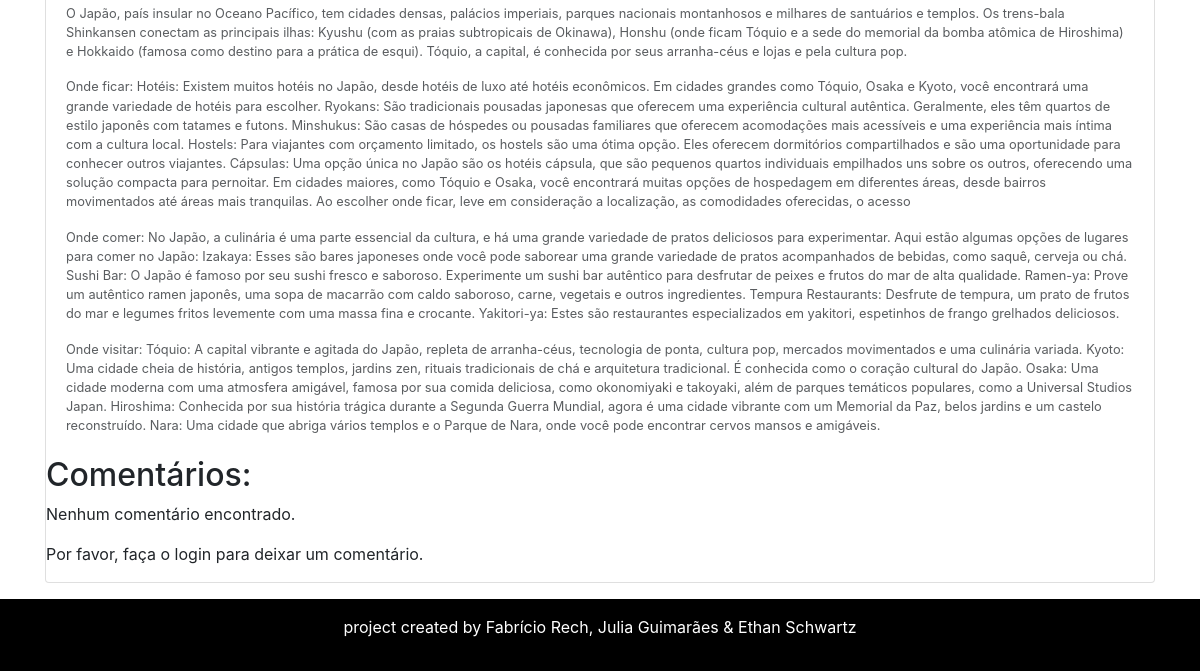
Page /asia/Continente/detalhe/japao/ (lower part) on the earlier database version.
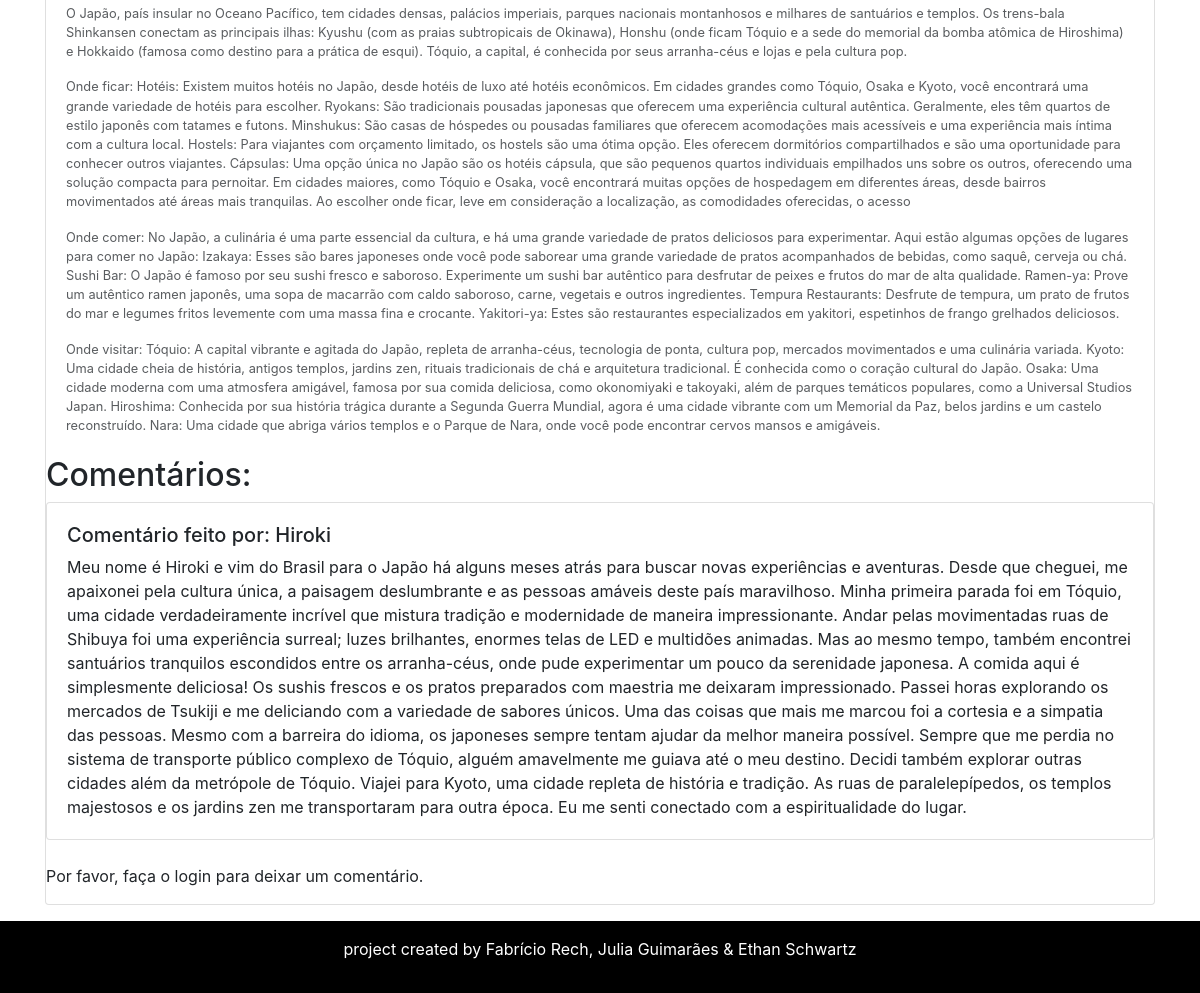
Same page on the later database version.
### asia/models.py (models this page shows, shortened)
class Comentario(models.Model):
    coment = models.CharField(max_length=100, null=False, blank=False)
    eh_publicada = models.BooleanField(default=True)
    link_url = models.CharField(max_length=100, null=False, blank=False)
    usuario = models.ForeignKey(
        to=User,
        on_delete=models.SET_NULL,
        null=True, blank=False,
        related_name='asia'
    )

### asia/views.py (the view, shortened to what this page needs)
# urls.py: path('Continente/detalhe/<str:link_url>/',views.v_detalhe, name='detalhe'),
def v_detalhe(request, link_url):
    detalhe = get_object_or_404(model_asia, link=link_url)
    comentarios = Comentario.objects.filter(eh_publicada=True, link_url=link_url)
    formulario = ComentarioForms(initial={'link_url': link_url})
    return render(request, 'Asia/paginas/detalhe.html', context={'detalhe': detalhe, 'comentarios': comentarios, 'formulario': formulario})

### asia/templates/asia/paginas/detalhe.html
{% extends 'global/paginas/pais_detalhe.html' %}
{% block comentario %}
<section>
  <h2 class="m2">Comentários:</h2>
  {% for comentario in comentarios %}
  <div class="card">
    <div class="card-body">
      <h5>Comentário feito por: {{ comentario.usuario.username }}</h5>
      {{ comentario.coment }}
    </div>
  </div>
  <br>
  {% empty %}
      <p>Nenhum comentário encontrado.</p>
  {% endfor %}
</section>
{% if user.is_authenticated %}
<section>
  <form action="{% url 'Asia:comentario' %}" method="POST">
    {% csrf_token %}
    {{ formulario.Coment }}
    {{ formulario.link_url }}
    <button type="submit">Enviar Comentário</button>
  </form>
</section>
{% else %}
<p>Por favor, faça o login para deixar um comentário.</p>
{% endif %}
{% endblock %}

Differences in the rows shown:
added Comentario: usuario.username "Hiroki", coment "Meu nome é Hiroki e vim do Brasil para o Japão há alguns meses atrás para buscar novas experiências e aventuras. Desde que cheguei, me apaixonei pela cultura única, a paisagem deslumbrante e as pessoas amáveis deste país maravilhoso. Minha primeira parada foi em Tóquio, uma cidade verdadeiramente incrível que mistura tradição e modernidade de maneira impressionante. Andar pelas movimentadas ruas de Shibuya foi uma experiência surreal; luzes brilhantes, enormes telas de LED e multidões animadas. Mas ao mesmo tempo, também encontrei santuários tranquilos escondidos entre os arranha-céus, onde pude experimentar um pouco da serenidade japonesa. A comida aqui é simplesmente deliciosa! Os sushis…"
Other differences:
text no longer shown: "Nenhum comentário encontrado."
